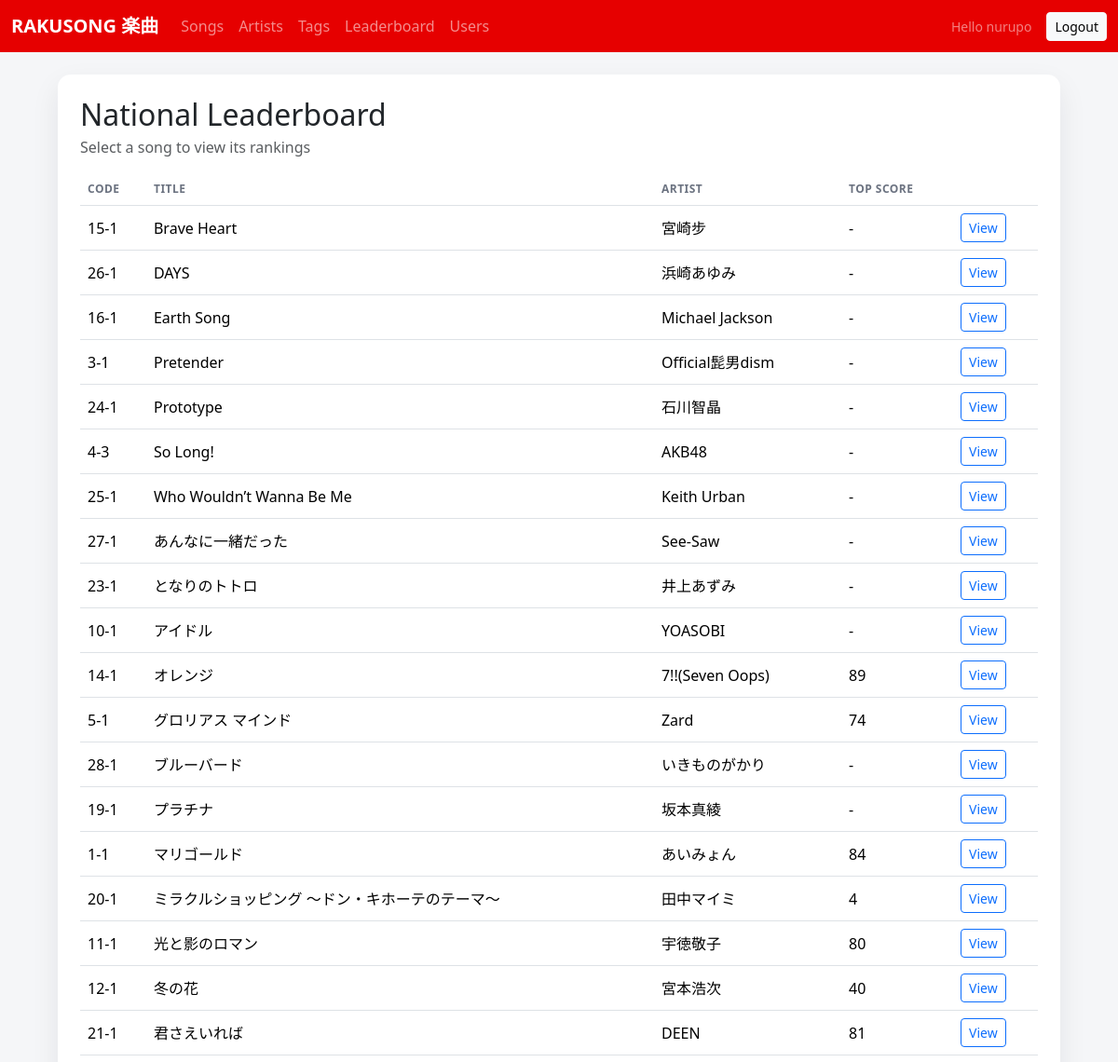
The app's page /ui/leaderboard/ (signed in, upper part), older data.
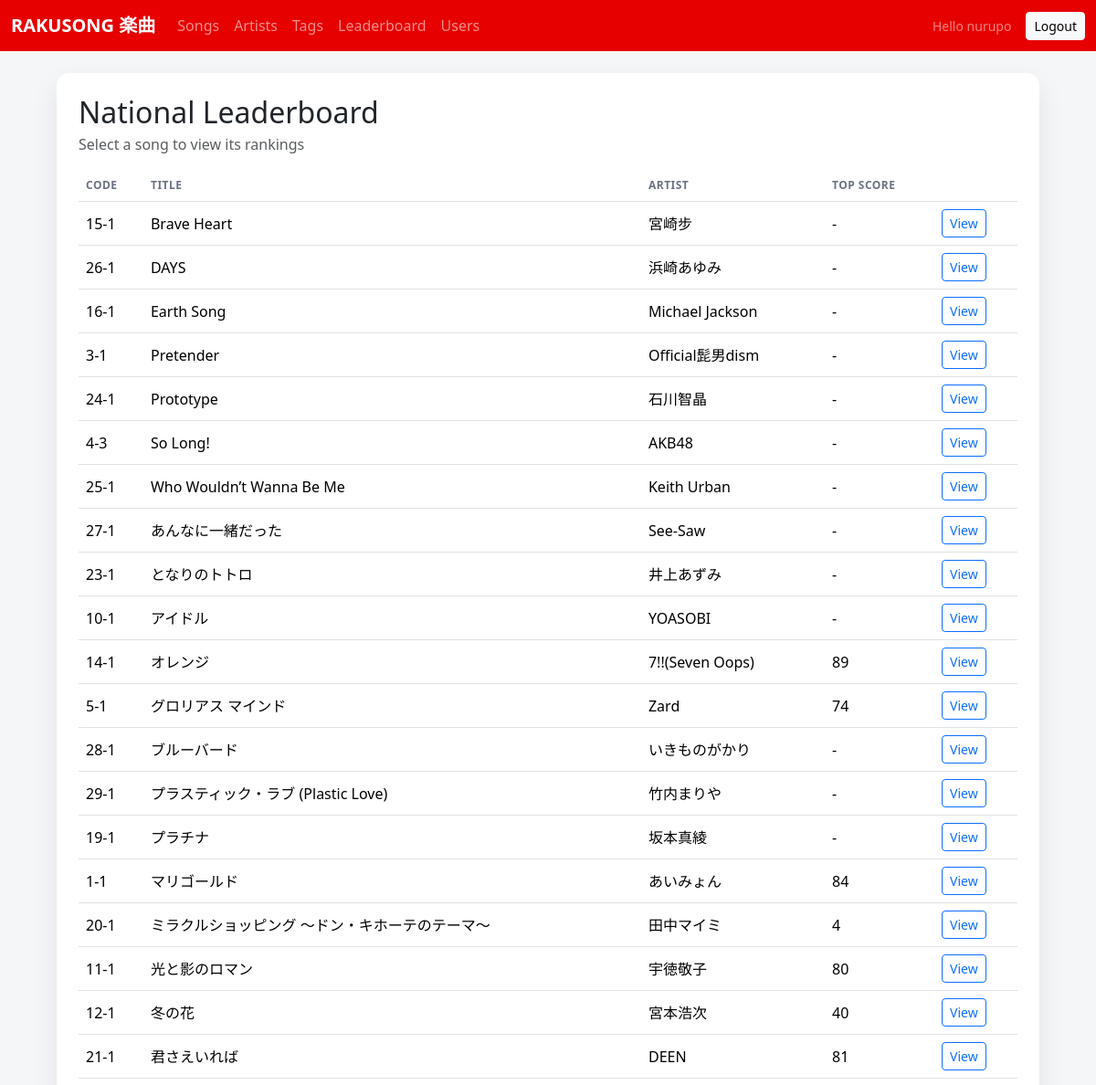
The same page, newer data.
### songs/models.py (models this page shows, shortened)
class Song(models.Model):
    code = models.CharField(max_length=32, unique=True, blank=True)
    title = models.CharField(max_length=255)
    artist = models.CharField(max_length=255, blank=True)
    artist_no = models.PositiveIntegerField(null=True, blank=True)
    song_no = models.PositiveIntegerField(null=True, blank=True)
    language = models.CharField(max_length=32, blank=True, default='jp')
    duration_seconds = models.PositiveIntegerField(null=True, blank=True)
    bpm = models.PositiveIntegerField(null=True, blank=True)
    key = models.CharField(max_length=16, blank=True)
    tags = models.ManyToManyField(Tag, blank=True, related_name='songs')
    midi_file = models.FileField(upload_to=midi_upload_path, blank=True, null=True)
    lrc_file = models.FileField(upload_to=lrc_upload_path, blank=True, null=True)
    cover_image = models.ImageField(upload_to='songs/cover/', blank=True, null=True)
    lrc_offset = models.IntegerField(default=0)
    is_published = models.BooleanField(default=True)
    created_at = models.DateTimeField(auto_now_add=True)
    updated_at = models.DateTimeField(auto_now=True)

### songs/views_ui.py (the view, shortened to what this page needs)
@login_required
def leaderboard_list(request):
    song_code = (request.GET.get('song') or '').strip()
    songs = (
        Song.objects
        .order_by('title')
        .annotate(top_score=Max('scores__score'))
    )
    selected_song = None
    scores = []
    return render(
        request,
        'scores/leaderboard_list.html',
        {
            'songs': songs,
            'selected_song': selected_song,
            'scores': scores,
            'song_code': song_code,
        },
    )

### templates/scores/leaderboard_list.html (shortened to what this page needs)
{% extends "base.html" %}
{% block content %}
  <div class="card p-4 mb-4">
    <div class="d-flex flex-wrap gap-3 justify-content-between align-items-center mb-3">
      <div>
        <h2 class="mb-1">National Leaderboard</h2>
        <div class="text-muted">Select a song to view its rankings</div>
      </div>
    </div>
    <div class="table-responsive">
      <table class="table align-middle">
        <thead>
          <tr>
            <th>Code</th>
            <th>Title</th>
            <th>Artist</th>
            <th>Top Score</th>
            <th></th>
          </tr>
        </thead>
        <tbody>
          {% for song in songs %}
            <tr>
              <td>{{ song.code }}</td>
              <td>{{ song.title }}</td>
              <td>{{ song.artist }}</td>
              <td>{{ song.top_score|default:"-" }}</td>
              <td>
                <a class="btn btn-sm btn-outline-primary" href="?song={{ song.code }}">View</a>
              </td>
            </tr>
          {% empty %}
            <tr>
              <td colspan="5" class="text-muted">No songs found.</td>
            </tr>
          {% endfor %}
        </tbody>
      </table>
    </div>
  </div>
{% endblock %}

Row changes from the older to the newer data that the page shows:
added Song: code "29-1", title "プラスティック・ラブ (Plastic Love)", artist "竹内まりや", top_score "-"
